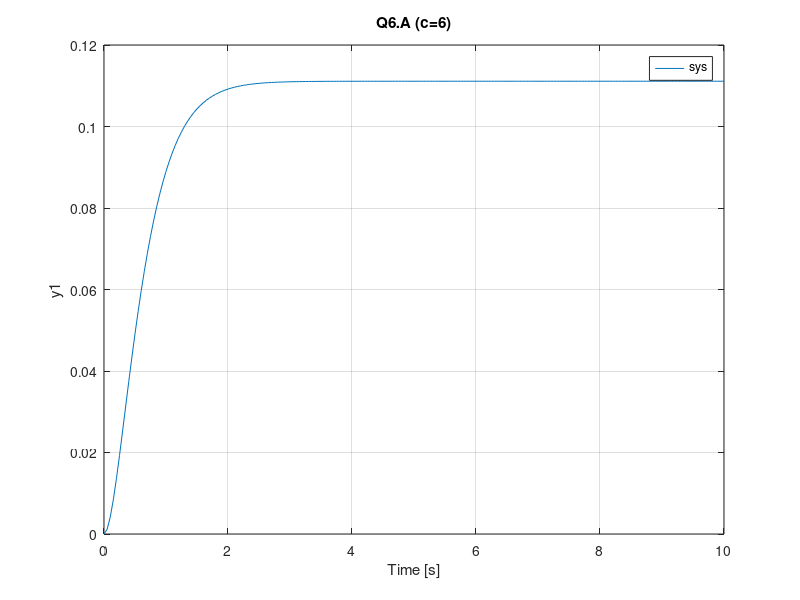

The MATLAB source for this figure:
%% Initialize the system constants
m = 1; % kg
k = 9; % N/m
c = 6; % N*s/m
F = 1; % N

%% Set up state space matrices
A = [0 1; -k/m -c/m];
B = [0; 1/m];
C = [1 0];
D = [0];

%% Set up state space equations
sys = ss(A, B, C, D);

%% Simulate the model
t = [0 : 0.05 : 10];
u = F * ones(size(t));
lsim(sys, u, t)
title("Q6.A (c=6)")
axis([0 10 0 0.12])